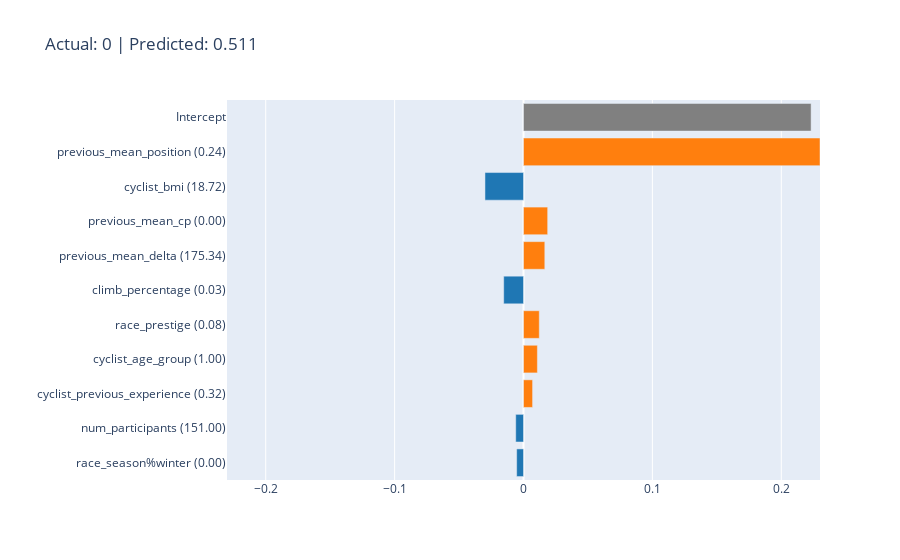

The code cell stored with this chart in its notebook:
### Code cell
# Class 0 - Wrong Prediciton

lime_result = explanation_algorithm.explain_local(dev_set[700:1000], dev_label[700:1000])
lime_result.visualize(138) #838

### Figure 1 — Plotly figure (JSON) as saved in the notebook; plotly's stock layout.template omitted (floating-point values rounded to 4 significant figures)
{"data": [{"marker": {"color": ["#1f77b4", "#1f77b4", "#ff7f0e", "#ff7f0e", "#ff7f0e", "#1f77b4", "#ff7f0e", "#ff7f0e", "#1f77b4", "#ff7f0e", "#808080"]}, "orientation": "h", "type": "bar", "x": [-0.005297, -0.006036, 0.007046, 0.01078, 0.01224, -0.01536, 0.01653, 0.01875, -0.02989, 0.23, 0.2231], "y": ["race_season%winter (0.00)", "num_participants (151.00)", "cyclist_previous_experience (0.32)", "cyclist_age_group (1.00)", "race_prestige (0.08)", "climb_percentage (0.03)", "previous_mean_delta (175.34)", "previous_mean_cp (0.00)", "cyclist_bmi (18.72)", "previous_mean_position (0.24)", "Intercept"]}], "layout": {"title": {"text": "Actual: 0 | Predicted: 0.511"}, "xaxis": {"range": [-0.23, 0.23], "title": {"text": ""}}, "yaxis": {"automargin": true, "dtick": 1, "title": {"text": ""}}}}
